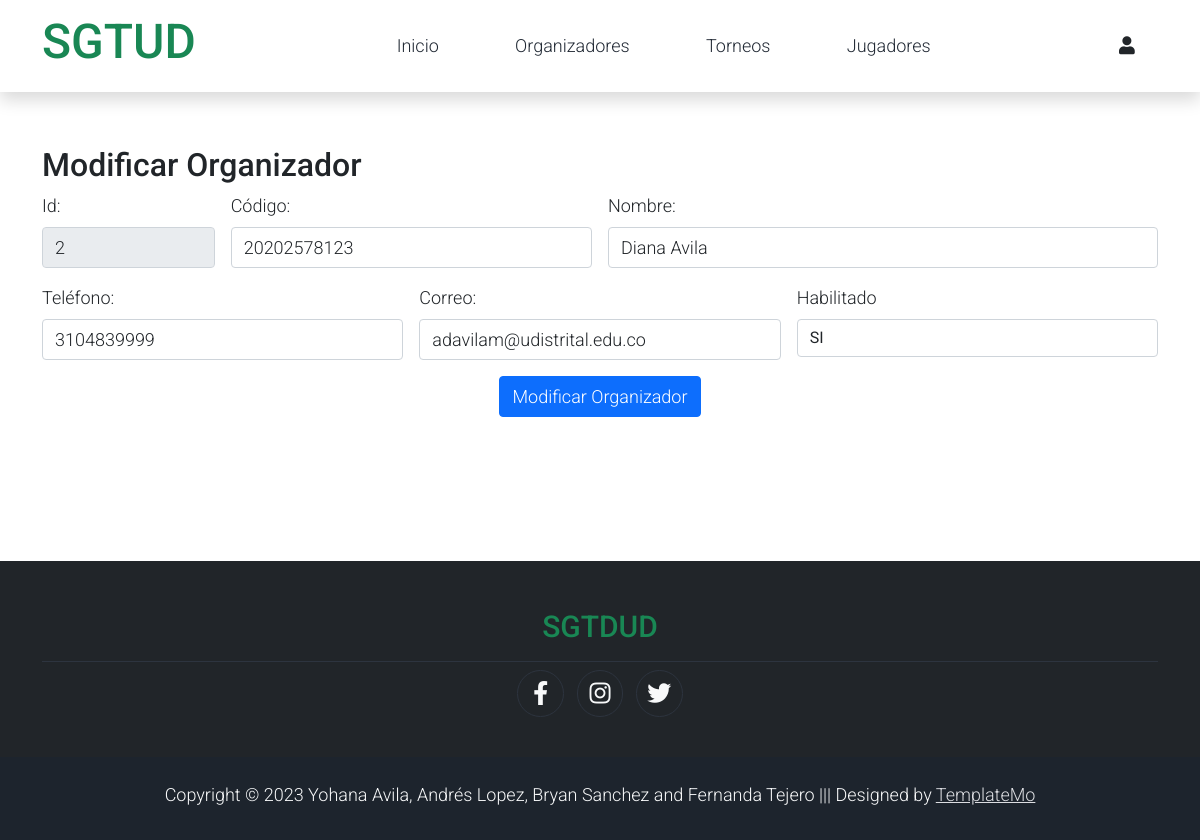
Page /Administrador/modificar_organizador.php?id=2 on the committed database.
### tables this page shows
CREATE TABLE organizador(
	id int PRIMARY KEY AUTO_INCREMENT,
    codigo_carrera double not null, 
    nombre varchar(50) not null,
    telefono double not null, 
    correo varchar(50) not null,
    habilitado varchar(6),
    id_torneo int,
    foreign key (id_torneo) references torneo (id)
);

### Administrador/modificar_organizador.php (the view, shortened to what this page needs)
<!DOCTYPE html>
<html lang="en">
<head>
    <link rel="stylesheet" href="../assets/css/bootstrap.min.css">
    <link rel="stylesheet" href="../assets/css/templatemo.css">
    <link rel="stylesheet" href="../assets/css/custom.css">
    <link rel="stylesheet" href="../assets/css/fontawesome.min.css">
</head>
<body>
    <nav class="navbar navbar-expand-lg navbar-light shadow">
        <div class="container d-flex justify-content-between align-items-center">
            <a class="navbar-brand text-success logo h1 align-self-center" href="../index.php">
                SGTUD
            </a>
            <div class="align-self-center collapse navbar-collapse flex-fill  d-lg-flex justify-content-lg-between" id="templatemo_main_nav">
                <div class="flex-fill">
                    <ul class="nav navbar-nav d-flex justify-content-between mx-lg-auto">
                        <li class="nav-item">
                            <a class="nav-link" href="../index.php">Inicio</a>
                        </li>
                        <li class="nav-item">
                            <a class="nav-link" href="../Administrador/organizador.php">Organizadores</a>
                        </li>
                        <li class="nav-item">
                            <a class="nav-link" href="../torneos.php">Torneos</a>
                        </li>
                        <li class="nav-item">
                            <a class="nav-link" href="./players.php">Jugadores</a>
                        </li>
                    </ul>
                </div>
                <div class="navbar align-self-center d-flex">
                    <a class="nav-icon position-relative text-decoration-none" href=".../account.html">
                        <i class="fa fa-fw fa-user text-dark mr-3"></i>
                    </a>
                </div>
            </div>
        </div>
    </nav>
    <?php
    include('./consultarSQL.php');
    $cod=$_GET['id'];
    $res=buscarorganizadores($cod);
    foreach($res as $row){
    ?>
    <div class="container"> <br><br>
        <h2 class="text-black">Modificar Organizador</h2>
        <form action="./modificarOrganizador.php" method="GET" class="row g-3">
            <div class="col-2">
                <label for="txt_Id" class="form-label">Id:</label>
                <input type="text" class="form-control" name="txt_Id" value="<?php echo $row['id']?>" readonly>
            </div>
            <div class="col-4">
                <label for="txt_codCarrera" class="form-label">Código: </label>
                <input type="text" class="form-control" name="txt_codCarrera" value="<?php echo $row['codigo_carrera']?>">
            </div>
            <div class="col-6">
                <label for="txt_nombre" class="form-label">Nombre: </label>
                <input type="text" class="form-control" name="txt_nombre"  value="<?php echo $row['nombre']?>">
            </div>
            <div class="col-4">
                <label for="txt_telefono" class="form-label">Teléfono: </label>
                <input type="text" class="form-control" name="txt_telefono" value="<?php echo $row['telefono']?>">
            </div>
            <div class="col-4">
                <label for="txt_correo" class="form-label">Correo: </label>
                <input type="text" class="form-control" name="txt_correo" value="<?php echo $row['correo']?>">
            </div>
            <div class="col-4">
                <label for="txt_habilitado" class="form-label">Habilitado</label>
                <select name="txt_habilitado" class="form-control"required>
                    <option value="SI">SI</option>
                </select>
            </div>
            <?php }?>
            <center>
            <input type="submit" value="Modificar Organizador" class="btn btn-primary">
            </center>
        </form>
    </div>
    <footer class="bg-dark" id="tempaltemo_footer">
        <div class="container">
            <div class="col-md-12 pt-5">
                <h2 class="h2 text-success border-bottom pb-3 border-light logo text-center">SGTDUD</h2>
            </div>
            <div class="row text-light mb-4 align-items-center">
                <div style="display: flex; justify-content: center; align-items: center;">
                    <ul class="list-inline text-left footer-icons " >
                        <li class="list-inline-item border border-light rounded-circle text-center" >
                            <a class="text-light text-decoration-none" target="_blank" href="http://facebook.com/"><i class="fab fa-facebook-f fa-lg fa-fw"></i></a>
                        </li>
                        <li class="list-inline-item border border-light rounded-circle text-center">
                            <a class="text-light text-decoration-none" target="_blank" href="https://www.instagram.com/"><i class="fab fa-instagram fa-lg fa-fw"></i></a>
                        </li>
                        <li class="list-inline-item border border-light rounded-circle text-center">
                            <a class="text-light text-decoration-none" target="_blank" href="https://twitter.com/"><i class="fab fa-twitter fa-lg fa-fw"></i></a>
                        </li>
                    </ul>
                </div>
            </div>
        </div>
        <div class="w-100 bg-black py-3 text-center">
            <div class="container">
                <div class="row pt-2">
                    <div class="col-12">
                        <p class="text-left text-light">
                            Copyright &copy; 2023 Yohana Avila, Andrés Lopez, Bryan Sanchez and Fernanda Tejero
                            ||| Designed by <a rel="sponsored" href="https://templatemo.com/tm-559-zay-shop" target="_blank">TemplateMo</a>
                        </p>
                    </div>
                </div>
            </div>
        </div>
    </footer>
</body>
</html>

### assets/css/templatemo.css (style rules this page uses)
body, ul, li, p, a, label, input, div { font-family: 'Roboto', sans-serif; font-size: 18px !important; font-weight: 300 !important; }
.h1 { font-family: 'Roboto', sans-serif; font-size: 48px !important; font-weight: 200 !important; }
.h2 { font-family: 'Roboto', sans-serif; font-size: 30px !important; font-weight: 300; }
.logo { font-weight: 500 !important; }
.text-success { color: #59ab6e !important; }
.text-light { color: #cfd6e1 !important; }
.bg-dark { background-color: #212934 !important; }
.bg-black { background-color: #1d242d !important; }
#templatemo_main_nav a { color: #212934; }
#templatemo_main_nav .navbar .nav-icon { margin-right: 20px; }
.form-control { border: 1px solid #e8e8e8; }
#tempaltemo_footer a { color: #dcdde1; }
#tempaltemo_footer ul.footer-icons li { width: 2.6em; height: 2.6em; line-height: 2.6em; }
#tempaltemo_footer .border-light { border-color: #2d343f !important; }
@media (min-width: 768px) { #templatemo_main_nav .navbar-nav { max-width: 450px; } }
@media (min-width: 992px) { #templatemo_main_nav .navbar-nav { max-width: 550px; } }

### rows in the picture
organizador: txt_Id "2", txt_codCarrera "20202578123", txt_nombre "Diana Avila", txt_telefono "3104839999", txt_correo "adavilam@udistrital.edu.co"
